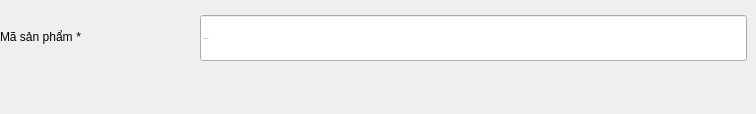
                            <widget class="QWidget" name="widget_7" native="true">
                             <property name="minimumSize">
                              <size>
                               <width>0</width>
                               <height>105</height>
                              </size>
                             </property>
                             <widget class="QWidget" name="widget_27" native="true">
                              <property name="geometry">
                               <rect>
                                <x>0</x>
                                <y>0</y>
                                <width>747</width>
                                <height>105</height>
                               </rect>
                              </property>
                              <layout class="QHBoxLayout" name="horizontalLayout_29">
                               <property name="spacing">
                                <number>0</number>
                               </property>
                               <property name="leftMargin">
                                <number>0</number>
                               </property>
                               <property name="topMargin">
                                <number>0</number>
                               </property>
                               <property name="rightMargin">
                                <number>0</number>
                               </property>
                               <property name="bottomMargin">
                                <number>0</number>
                               </property>
                               <item>
                                <layout class="QHBoxLayout" name="formInput_11">
                                 <property name="spacing">
                                  <number>0</number>
                                 </property>
                                 <property name="topMargin">
                                  <number>0</number>
                                 </property>
                                 <item alignment="Qt::AlignTop">
                                  <widget class="QWidget" name="label_product_2" native="true">
                                   <property name="minimumSize">
                                    <size>
                                     <width>200</width>
                                     <height>0</height>
                                    </size>
                                   </property>
                                   <property name="maximumSize">
                                    <size>
                                     <width>200</width>
                                     <height>16777215</height>
                                    </size>
                                   </property>
                                   <layout class="QHBoxLayout" name="horizontalLayout_9">
                                    <property name="spacing">
                                     <number>0</number>
                                    </property>
                                    <property name="leftMargin">
                                     <number>0</number>
                                    </property>
                                    <property name="topMargin">
                                     <number>30</number>
                                    </property>
                                    <property name="rightMargin">
                                     <number>0</number>
                                    </property>
                                    <property name="bottomMargin">
                                     <number>0</number>
                                    </property>
                                    <item>
                                     <widget class="QLabel" name="label_4">
                                      <property name="text">
                                       <string>Mã sản phẩm</string>
                                      </property>
                                     </widget>
                                    </item>
                                    <item>
                                     <widget class="QLabel" name="label_required_5">
                                      <property name="sizePolicy">
                                       <sizepolicy hsizetype="Expanding" vsizetype="Preferred">
                                        <horstretch>0</horstretch>
                                        <verstretch>0</verstretch>
                                       </sizepolicy>
                                      </property>
                                      <property name="text">
                                       <string> *</string>
                                      </property>
                                     </widget>
                                    </item>
                                   </layout>
                                  </widget>
                                 </item>
                                 <item alignment="Qt::AlignTop">
                                  <widget class="QWidget" name="widget_28" native="true">
                                   <property name="maximumSize">
                                    <size>
                                     <width>16777215</width>
                                     <height>16777215</height>
                                    </size>
                                   </property>
                                   <layout class="QVBoxLayout" name="verticalLayout_20">
                                    <property name="spacing">
                                     <number>0</number>
                                    </property>
                                    <property name="leftMargin">
                                     <number>0</number>
                                    </property>
                                    <property name="topMargin">
                                     <number>15</number>
                                    </property>
                                    <property name="rightMargin">
                                     <number>0</number>
                                    </property>
                                    <property name="bottomMargin">
                                     <number>0</number>
                                    </property>
                                    <item>
                                     <widget class="QLineEdit" name="product_code_le">
                                      <property name="minimumSize">
                                       <size>
                                        <width>222</width>
                                        <height>46</height>
                                       </size>
                                      </property>
                                      <property name="maximumSize">
                                       <size>
                                        <width>16777215</width>
                                        <height>16777215</height>
                                       </size>
                                      </property>
                                      <property name="font">
                                       <font>
                                        <family>Cambria</family>
                                        <pointsize>-1</pointsize>
                                       </font>
                                      </property>
                                      <property name="text">
                                       <string/>
                                      </property>
                                      <property name="placeholderText">
                                       <string>Mã sản phẩm</string>
                                      </property>
                                      <property name="clearButtonEnabled">
                                       <bool>true</bool>
                                      </property>
                                     </widget>
                                    </item>
                                    <item>
                                     <widget class="QLabel" name="error_product_code">
                                      <property name="text">
                                       <string/>
                                      </property>
                                      <property name="margin">
                                       <number>0</number>
                                      </property>
                                     </widget>
                                    </item>
                                   </layout>
                                  </widget>
                                 </item>
                                </layout>
                               </item>
                              </layout>
                             </widget>
                            </widget>
